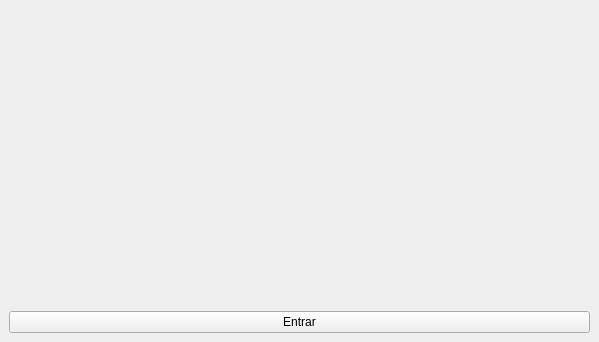
<?xml version="1.0" encoding="UTF-8"?>
<ui version="4.0">
 <class>MainWindow</class>
 <widget class="QMainWindow" name="MainWindow">
  <property name="geometry">
   <rect>
    <x>0</x>
    <y>0</y>
    <width>599</width>
    <height>342</height>
   </rect>
  </property>
  <property name="windowTitle">
   <string>Form</string>
  </property>
  <widget class="QWidget" name="layoutWidget">
   <layout class="QGridLayout" name="gridLayout_2">
    <item row="0" column="0">
     <layout class="QGridLayout" name="gridLayout">
      <item row="0" column="0">
       <widget class="QLabel" name="image">
        <property name="text">
         <string>&lt;html&gt;&lt;head/&gt;&lt;body&gt;&lt;p align=&quot;center&quot;&gt;&lt;img src=&quot;:/newPrefix/teia.png&quot;/&gt;&lt;/p&gt;&lt;/body&gt;&lt;/html&gt;</string>
        </property>
       </widget>
      </item>
      <item row="1" column="0">
       <widget class="QPushButton" name="enterButton">
        <property name="text">
         <string>Entrar</string>
        </property>
       </widget>
      </item>
     </layout>
    </item>
   </layout>
  </widget>
 </widget>
 <resources>
  <include location="image.qrc"/>
 </resources>
 <connections/>
</ui>
